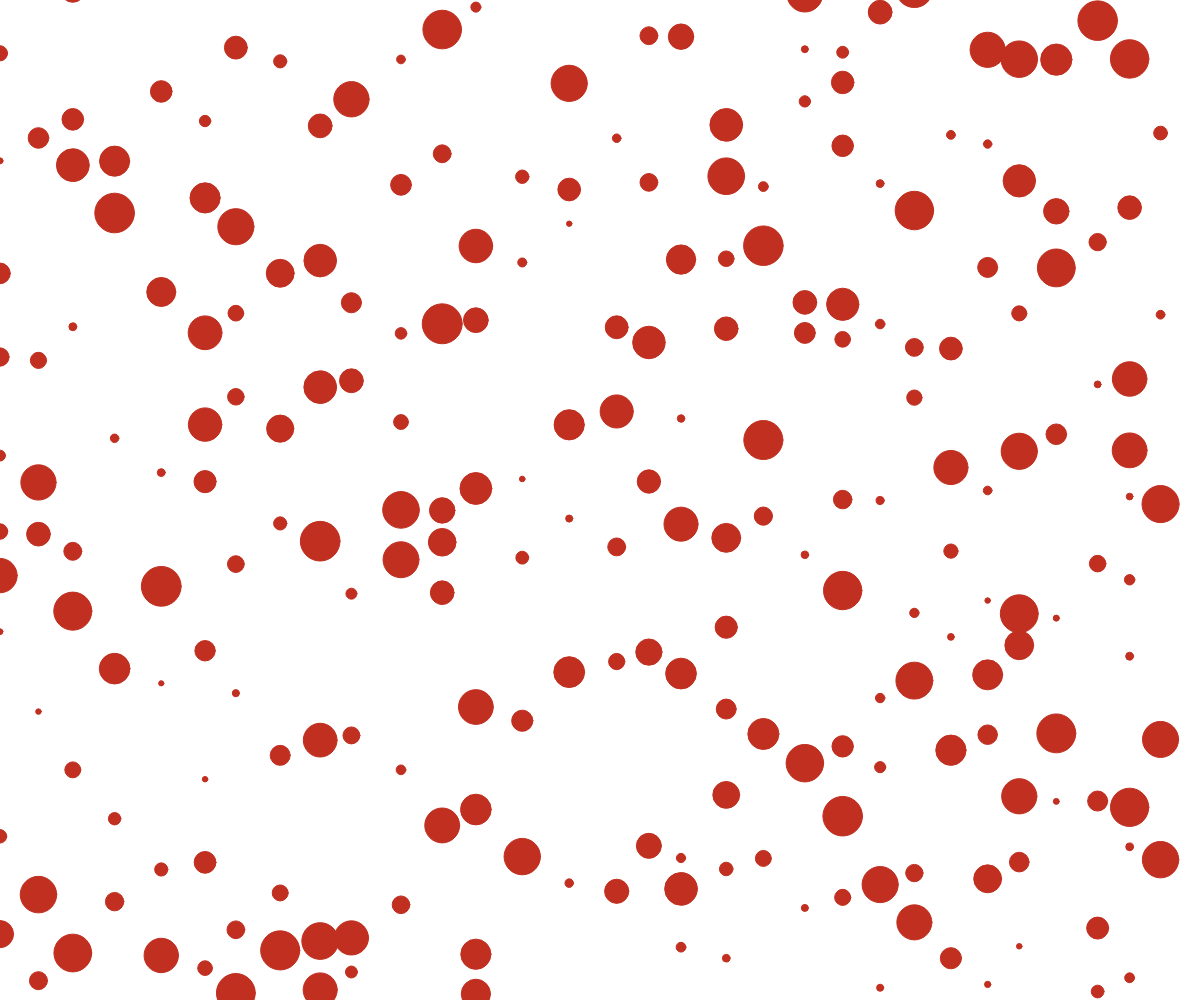
Frame 1 (no input)
Frame 60 (no input): identical to frame 1, image omitted
Frame 120 (the mouse pressed at the canvas centre since frame 60): identical to frame 1, image omitted

The p5.js sketch that drew this single still picture (run headless with seeded random() and noise() and a simulated clock; from frame 60 on, the mouse is pressed at the canvas centre):

// p5.js sketch
// ── sketch.js
let maxDiam = 40
let minDiam = 5
let xnumber = 50
let ynumber = 60

function setup() {
  createCanvas(windowWidth, windowHeight);
}

function draw() {

  background(255)
  fill(193,47,32)
  stroke(193,47,32)
  randomSeed(100)
  
  for (let xpos = 0; xpos <= width; xpos +=random(30,xnumber)){
    for (let ypos = -50; ypos <= height; ypos += random(30, ynumber*4)){
      
        let mDiam = random(minDiam, maxDiam)
        ellipse(xpos, ypos, mDiam, mDiam)

      
        
    }
    

  }





}

//for (let dim = maxDiam; dim > 28; dim -= 2){
